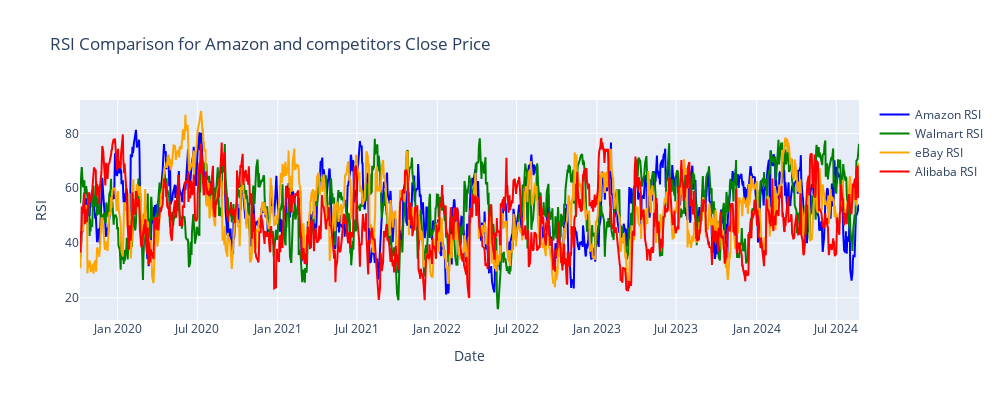

Write notebook code for a chart like this one.
### Markdown cell above
# 12. What does the Relative Strength Index (RSI) indicate about Amazon’s stock momentum compared to its competitors?

The Relative Strength Index (RSI) is a momentum indicator that helps determine whether a stock is overbought or oversold.

Over the past 5 years, the Relative Strength Index (RSI) of Amazon stock has shown signs of being overbought and oversold particularly during the covid-19 period. During these times, the RSI often exceeded an average of 60-70, indicating overbought conditions, which typically signaled a potential for price corrections. 

On August 19, 2020, amazon stock went below the threshold of 30, indicating oversold sign with a price of $26. The aftermath is that the stock price increased. Another major oversold event was January 27, 2022, May 11, 2022, Nov 7, 2022, August 7, 2024.

Major overbought dates are: July 9, 2021, February 2, 2023, February 8, 2024, April 8, 2024. All these overbought events led to significant decrease in price. 

In comparison,competitor stocks like Walmart, eBay and Alibaba has displayed greater fluctuations in their momentum. For long-term investors, Amazon’s strong momentum is a positive sign, but the frequent overbought signals suggest caution is needed to avoid entering the market at potentially overvalued levels.

### Code cell
# Calculating the Relative Strength Index (RSI) for Amazon’s stock and its competitors using a period of 14.
import pandas_ta as ta

close_df['amazon_rsi'] = ta.rsi(close_df['amazon'], period = 14)
close_df['walmart_rsi'] = ta.rsi(close_df['walmart'], period = 14)
close_df['ebay_rsi'] = ta.rsi(close_df['ebay'], period = 14)
close_df['alibaba_rsi'] = ta.rsi(close_df['alibaba'], period = 14)
close_df['sp500_rsi'] = ta.rsi(close_df['sp500'], period = 14)

close_df.dropna(inplace=True)


# Create the figure
fig = go.Figure()

# Amazon RSI line
fig.add_trace(go.Scatter(
    x=close_df.index, 
    y=close_df['amazon_rsi'], 
    mode='lines', 
    name='Amazon RSI',
    line=dict(color='blue')
))

# Walmart RSI line
fig.add_trace(go.Scatter(
    x=close_df.index, 
    y=close_df['walmart_rsi'], 
    mode='lines', 
    name='Walmart RSI',
    line=dict(color='green')
))

# eBay RSI line
fig.add_trace(go.Scatter(
    x=close_df.index, 
    y=close_df['ebay_rsi'], 
    mode='lines', 
    name='eBay RSI',
    line=dict(color='orange')
))

#alibaba RSI line

fig.add_trace(go.Scatter(
    x=close_df.index,
    y=close_df['alibaba_rsi'],
    mode='lines',
    name='Alibaba RSI',
    line=dict(color='red')
))


# Update the layout
fig.update_layout(
    title='RSI Comparison for Amazon and competitors Close Price',
    xaxis_title='Date',
    yaxis_title='RSI',
    hovermode='x unified',  
    width=1000, 
    height=400 

)

# Show the interactive plot
fig.show()

### Figure 1 — Plotly figure (JSON) as saved in the notebook; plotly's stock layout.template omitted (floating-point values rounded to 4 significant figures; data arrays with more than 128 entries replaced by an {"elided": "..."} marker saying what was removed)
{"data": [{"line": {"color": "blue"}, "mode": "lines", "name": "Amazon RSI", "type": "scatter", "x": {"elided": "1228 str values"}, "y": {"elided": "1228 float values"}}, {"line": {"color": "green"}, "mode": "lines", "name": "Walmart RSI", "type": "scatter", "x": {"elided": "1228 str values"}, "y": {"elided": "1228 float values"}}, {"line": {"color": "orange"}, "mode": "lines", "name": "eBay RSI", "type": "scatter", "x": {"elided": "1228 str values"}, "y": {"elided": "1228 float values"}}, {"line": {"color": "red"}, "mode": "lines", "name": "Alibaba RSI", "type": "scatter", "x": {"elided": "1228 str values"}, "y": {"elided": "1228 float values"}}], "layout": {"height": 400, "hovermode": "x unified", "title": {"text": "RSI Comparison for Amazon and competitors Close Price"}, "width": 1000, "xaxis": {"title": {"text": "Date"}}, "yaxis": {"title": {"text": "RSI"}}}}
